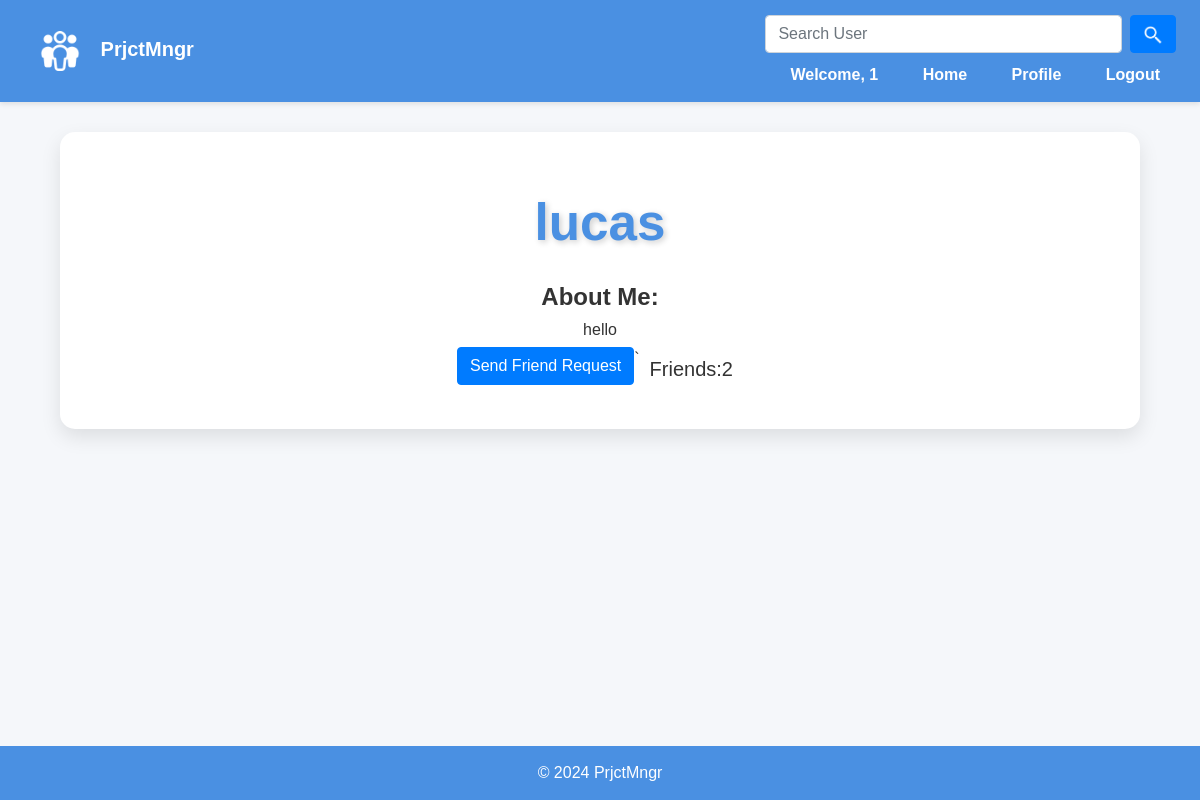
/profile/lucas (signed in), run on an earlier commit of the app's database.
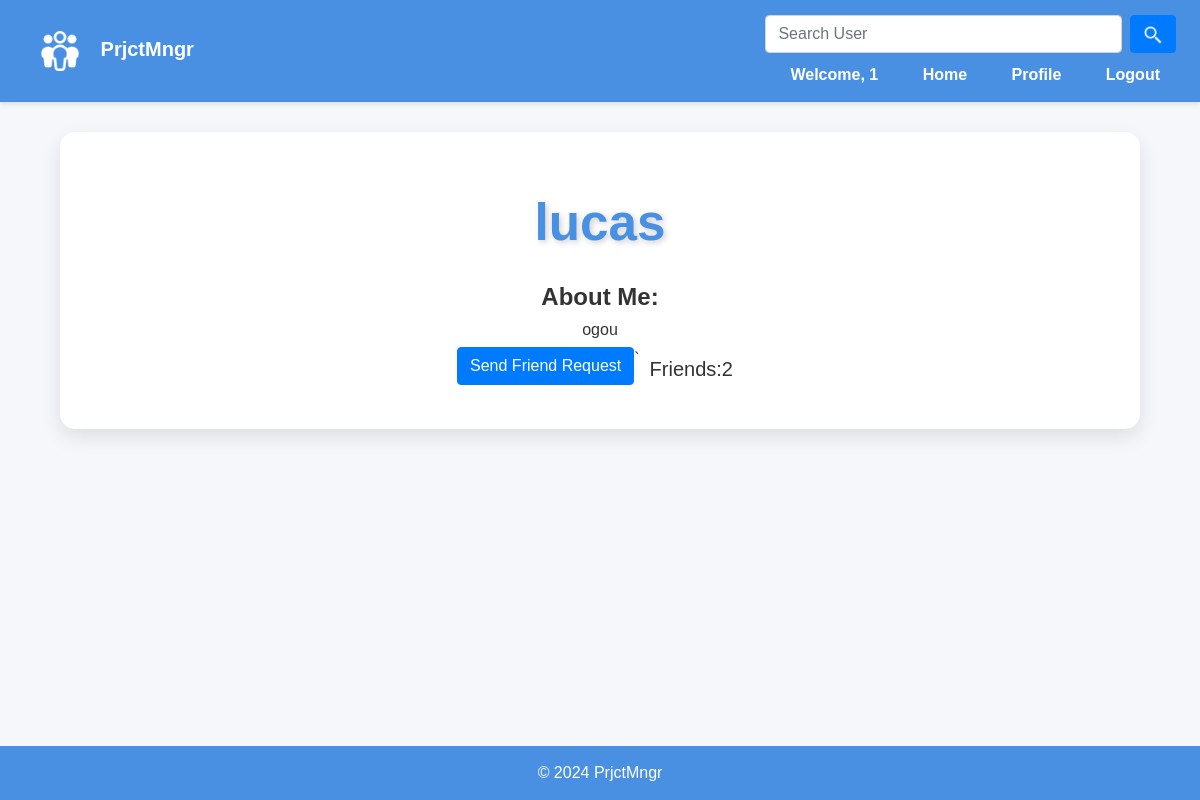
And on a later commit of the database.
### team/models.py (models this page shows)
class User(AbstractUser):
    friends = models.ManyToManyField('self', related_name='friends', blank=True)
    bio = models.TextField()

### team/views.py (the view)
# urls.py: path('profile/<str:username>', views.profile, name='profile'),
@csrf_exempt
def profile(request,username):
        user = User.objects.get(username=username)
        if(request.user==user):
            friend_requests = FriendRequest.objects.filter(receiver=user)
            return render(request,"profile.html",{"profile_user":user,"friend_requests":friend_requests})
        try:
            friend_request_received=FriendRequest.objects.get(sender=user,receiver=request.user)
        except FriendRequest.DoesNotExist:
            friend_request_received = None
        try:
            friend_request_sent = FriendRequest.objects.get(receiver=user,sender=request.user)
        except FriendRequest.DoesNotExist:
            friend_request_sent = None
        return render(request,"profile.html",{"profile_user":user,"friend_request_received":friend_request_received,"friend_request_sent":friend_request_sent})

### team/templates/profile.html (shortened to what this page needs)
{% extends "layout.html" %}
{% load static %}
{% block body %}
    <div id="profile_info_div" style='justify-items: center; text-align: center;'>
        <h1 id="profile_username">{{ profile_user.username }}</h1>
        <h4 style="font-weight: bold">About Me:</h4>
        <h6 id ="profile_bio" style = "width:50%;"> {{ profile_user.bio }}</h6>
        <div style="justify-content:center" class="row">
             {% if user == profile_user %}
                <button id="edit_profile" class="btn btn-outline-primary" >Edit Profile</button>
            {% elif user in profile_user.friends.all %}
                <form action="{% url 'remove_friend' profile_user.username %}" method="POST">
                    {% csrf_token %}
                    <button class="btn btn-danger">Remove Friend</button>
                </form>
            {% elif friend_request_sent %}
                <form action="{% url 'remove_friend_request' profile_user.username %}" method="POST">
                    {% csrf_token %}
                    <button class="btn btn-warning">Cancel Friend Request</button>
                </form>
            {% elif friend_request_received %}
                <form action="{% url 'accept_friend_request' profile_user.username %}" method="POST">
                    {% csrf_token %}
                    <button class="btn btn-success">Accept Friend Request</button>
                </form>
            {% else %}
                <form action="{% url 'friend_request' profile_user.username %}" method="POST">
                    <button class="btn btn-primary">Send Friend Request</button>
                </form>
            {% endif %}`
            <div style="margin:10px" class="row">
                <h5>Friends: </h5><h5 id="friend_count" value="{{ profile_user.friends.count }}">{{ profile_user.friends.count }}</h5>
            </div>
        </div>
    </div>
{% endblock %}

What changed in the data, as far as the page shows it:
changed User "lucas": bio "hello" → "ogou"
